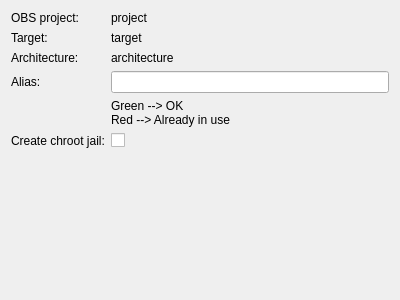
<?xml version="1.0" encoding="UTF-8"?>
<ui version="4.0">
 <class>WizardPage</class>
 <widget class="QWizardPage" name="WizardPage">
  <property name="geometry">
   <rect>
    <x>0</x>
    <y>0</y>
    <width>400</width>
    <height>300</height>
   </rect>
  </property>
  <property name="windowTitle">
   <string>WizardPage</string>
  </property>
  <property name="locale">
   <locale language="English" country="UnitedStates"/>
  </property>
  <property name="title">
   <string>Choose project alias</string>
  </property>
  <property name="subTitle">
   <string>Choose an alias for the project, and choose to create a chroot jail now (can be done later).</string>
  </property>
  <layout class="QFormLayout" name="formLayout">
   <item row="0" column="0">
    <widget class="QLabel" name="label">
     <property name="text">
      <string>OBS project:</string>
     </property>
    </widget>
   </item>
   <item row="0" column="1">
    <widget class="QLabel" name="projectLabel">
     <property name="text">
      <string>project</string>
     </property>
    </widget>
   </item>
   <item row="1" column="0">
    <widget class="QLabel" name="label_2">
     <property name="text">
      <string>Target:</string>
     </property>
    </widget>
   </item>
   <item row="1" column="1">
    <widget class="QLabel" name="targetLabel">
     <property name="text">
      <string>target</string>
     </property>
    </widget>
   </item>
   <item row="2" column="0">
    <widget class="QLabel" name="label_3">
     <property name="text">
      <string>Architecture:</string>
     </property>
    </widget>
   </item>
   <item row="2" column="1">
    <widget class="QLabel" name="architectureLabel">
     <property name="text">
      <string>architecture</string>
     </property>
    </widget>
   </item>
   <item row="3" column="0">
    <widget class="QLabel" name="label_4">
     <property name="text">
      <string>Alias:</string>
     </property>
    </widget>
   </item>
   <item row="3" column="1">
    <widget class="QLineEdit" name="aliasLineEdit">
     <property name="acceptDrops">
      <bool>false</bool>
     </property>
     <property name="readOnly">
      <bool>false</bool>
     </property>
    </widget>
   </item>
   <item row="5" column="1">
    <widget class="QCheckBox" name="createChrootCheckBox">
     <property name="text">
      <string/>
     </property>
    </widget>
   </item>
   <item row="5" column="0">
    <widget class="QLabel" name="label_5">
     <property name="text">
      <string>Create chroot jail:</string>
     </property>
    </widget>
   </item>
   <item row="4" column="1">
    <widget class="QLabel" name="label_6">
     <property name="text">
      <string>Green --&gt; OK
Red --&gt; Already in use</string>
     </property>
    </widget>
   </item>
  </layout>
 </widget>
 <resources/>
 <connections/>
</ui>
